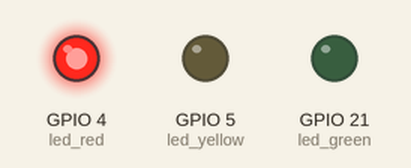
Recording of a program running on a simulated ESP32 board running MicroPython. On the bench: output pins drawn as LEDs (lit = HIGH).

Above: at 1.0 s.
At 3.0 s:
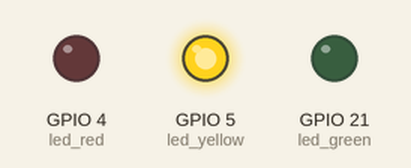
At 5.0 s:
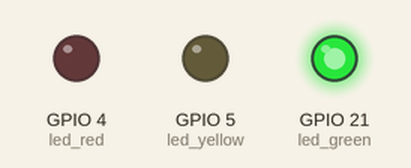
Timing chart, 0 to 7.8 s (numbered marks = the images above):
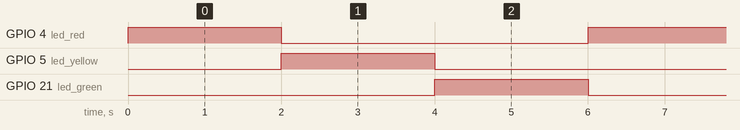

Measured:
- by itself, GPIO 4 (led_red), GPIO 5 (led_yellow), GPIO 21 (led_green): alternates HIGH for 2.0 s and LOW for 4.0 s
- by itself, everything shown: repeats every 6.0 s, in 3 steps

The program:

traffic_lights.py
```python
from machine import Pin
import time

led_red = Pin(4, Pin.OUT) # GPIO4 układu - odpowiada gniazdu D4 płytki
led_yellow = Pin(5, Pin.OUT)
led_green = Pin(21, Pin.OUT)

while True:
    led_red.on()
    time.sleep(2)
    led_red.off()

    led_yellow.on()
    time.sleep(2)
    led_yellow.off()

    led_green.on()
    time.sleep(2)
    led_green.off()
```
